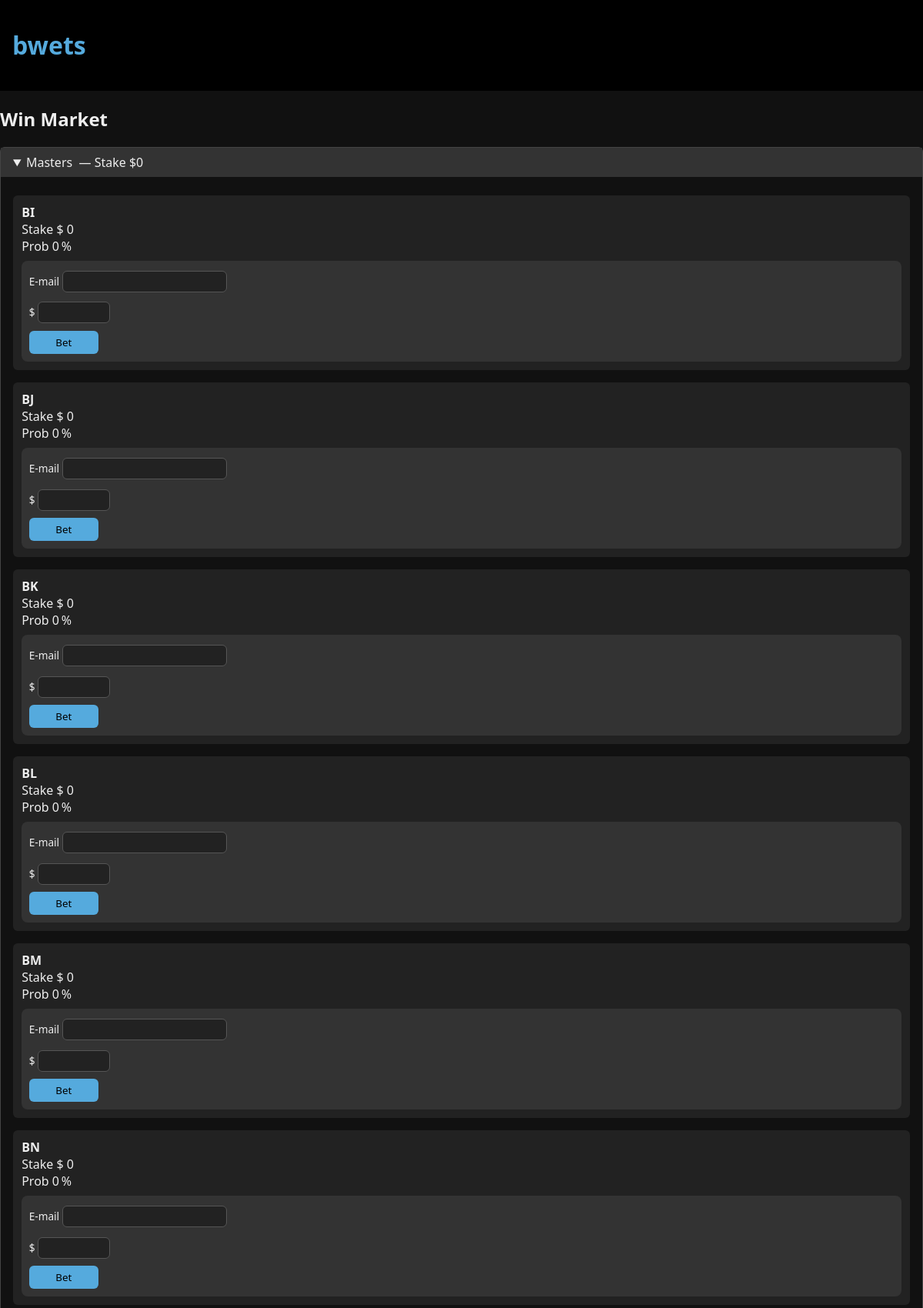
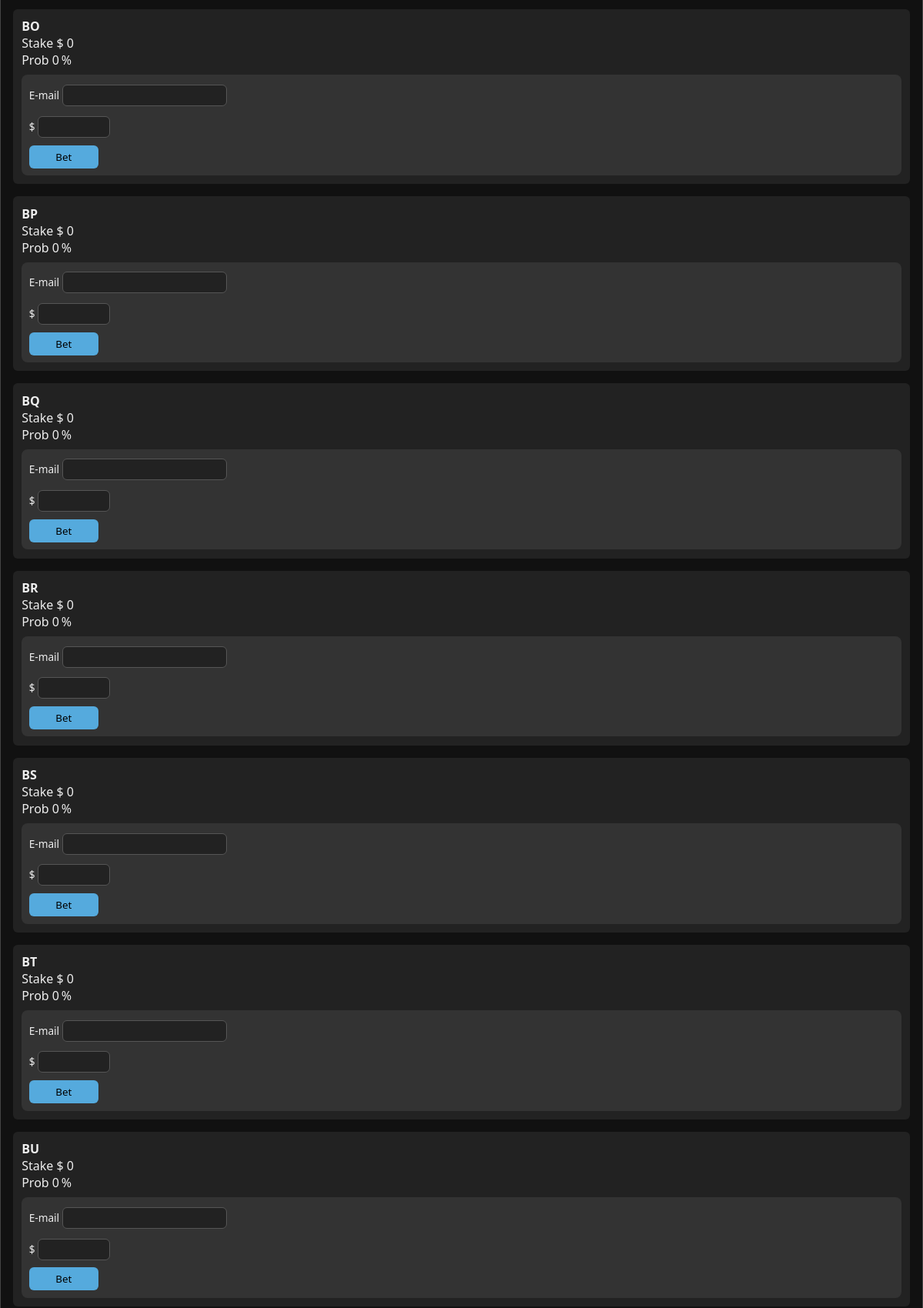
The page /win (upper part) on the database its author committed (2 pictures, top to bottom).
### app/models.py (models this page shows)
class Player(Base):
    __tablename__ = "players"
    id = Column(String, primary_key=True,
                default=lambda: str(uuid.uuid4()))
    player_name = Column(String, nullable=False)
    heat = Column(Integer, nullable=False)
    division = Column(String, nullable=False)
    dropped_out = Column(Boolean, default=False)
    active = Column(Boolean, default=True)

### app/__init__.py (the view)
    @app.route("/win")
    def win():
        with SessionLocal() as db:
            players = (
                db.execute(
                    select(Player)
                    .where(Player.active == True)
                    .order_by(Player.division, Player.player_name)
                )
                .scalars()
                .all()
            )
            divisions = {}
            for p in players:
                divisions.setdefault(p.division, []).append(p)
            odds = pool_odds(db, WinBet, WinBet.player_id)
            div_totals = {d: sum(odds.get(pl.id, {}).get("stake", 0)
                                for pl in plist)
                        for d, plist in divisions.items()}
        return render_template("win.html",
                            divisions=divisions,
                            odds=odds,
                            div_totals=div_totals)

### app/odds.py (called while the page is built, shortened)
def pool_odds(session, BetModel, group_field):
    total = session.scalar(select(func.sum(BetModel.amount))) or 0.0
    total *= (1.0 - HOUSE)
    odds = {}
    if total <= 0:
        return odds

### app/templates/win.html (shortened to what this page needs)
{% extends "base.html" %}
{% block content %}
<h2>Win Market</h2>
{% for div_name, runners in divisions.items() %}
  <details class="division" {% if loop.first %}open{% endif %}>
    <summary>
      {{ div_name }}
      &nbsp;—&nbsp;Stake ${{ div_totals[div_name]|round(2) }}
    </summary>
    <div class="div-body">
      {% for p in runners %}
        {% set o = odds.get(p.id|string, {"prob":0, "stake":0}) %}
        <div class="card">
          <strong>{{ p.player_name }}</strong><br>
          Stake $ {{ o.stake }}<br>
          Prob {{ (o.prob*100)|round(1) }} %
          <form action="{{ url_for('bet') }}" method="post" class="bet-form">
            <label>E‑mail <input type="email" name="email" required size="20" maxlength="40"></label>
            <label>$ <input type="number" name="amount" step="0.01" required size="6" maxlength="10"></label>
            <button type="submit">Bet</button>
          </form>
        </div>
      {% endfor %}
    </div>
  </details>
{% endfor %}
{% endblock %}

### app/static/main.css (style rules this page uses)
.card { background:#222; padding:1rem; margin:1rem 0; border-radius:8px; }
.bet-form { display:inline-block; }
details { border:1px solid #444; border-radius:6px; margin:0.5rem 0; }
details[open] > summary { background:#333; }
summary { cursor:pointer; padding:0.5rem 1rem; user-select:none; }
.div-body, .heat-body { padding:0.5rem 1rem; }
.card { background:#222; padding:0.7rem; border-radius:6px; }
.bet-form { margin-top:0.3rem; }
.bet-form label { display:block; font-size:0.8rem; margin:0.2rem 0; }
.bet-form input { width:90%; }
.bet-form { margin-top:0.5rem; background:#333; border-radius:8px; padding:0.6rem; display:flex; flex-direction:column; gap:0.4rem; }
.bet-form input[type="email"], .bet-form input[type="number"] { font-family:inherit; background:#222; border:1px solid #555; border-radius:6px; padding:4px 6px; color:#eee; }
.bet-form button { font-family:inherit; background:#5ad; color:#000; border:none; border-radius:6px; padding:6px 10px; cursor:pointer; }
.bet-form label { font-size:0.85rem; }
.bet-form input[type="email"] { max-width:200px }
.bet-form input[type="number"] { max-width:80px }
.bet-form button { max-width:90px }

### rows shown on the page
Player: division "Masters", division "0", player_name "BI", stake "0", (o.prob*100)|round(1) "0"
Player: player_name "BJ", stake "0", (o.prob*100)|round(1) "0"
Player: player_name "BK", stake "0", (o.prob*100)|round(1) "0"
Player: player_name "BL", stake "0", (o.prob*100)|round(1) "0"
Player: player_name "BM", stake "0", (o.prob*100)|round(1) "0"
Player: player_name "BN", stake "0", (o.prob*100)|round(1) "0"
Player: player_name "BO", stake "0", (o.prob*100)|round(1) "0"
Player: player_name "BP", stake "0", (o.prob*100)|round(1) "0"
Player: player_name "BQ", stake "0", (o.prob*100)|round(1) "0"
Player: player_name "BR", stake "0", (o.prob*100)|round(1) "0"
Player: player_name "BS", stake "0", (o.prob*100)|round(1) "0"
Player: player_name "BT", stake "0", (o.prob*100)|round(1) "0"
Player: player_name "BU", stake "0", (o.prob*100)|round(1) "0"
